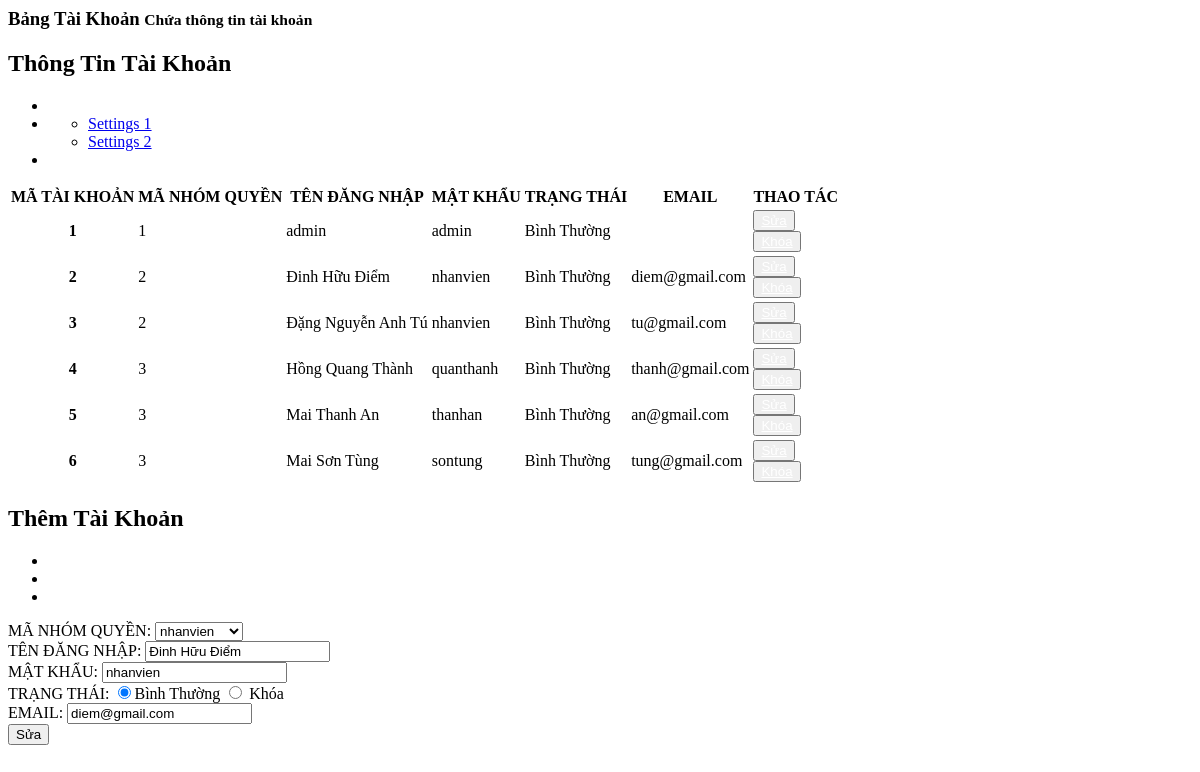
/admin/dashboard/manage_account.php?updatetk=2, run on the app's committed database.
### tables this page shows
CREATE TABLE `taikhoan` (
  `MA_TK` int(10) UNSIGNED NOT NULL,
  `MA_GROUP_QUYEN` int(10) UNSIGNED DEFAULT NULL,
  `TEN_DANG_NHAP` varchar(50) NOT NULL,
  `MAT_KHAU` varchar(500) NOT NULL,
  `STATUS` int(1) NOT NULL DEFAULT 1,
  `EMAIL` varchar(50) NOT NULL
);

CREATE TABLE `groupquyen` (
  `MA_GROUP_QUYEN` int(10) UNSIGNED NOT NULL,
  `TEN_GROUP_QUYEN` varchar(20) NOT NULL
);

### admin/dashboard/manage_account.php (the view, shortened to what this page needs)
<?php
$action_permission = "./action/add_account.php";
$displayupdate = 'none';
$displayblock = 'block';
$MA_TK = "";
$MA_GQ = "";
$TEN_DN = "";
$MK = "";
$EMAIL = "";
$TEN_GQ = "";
if (isset($_GET['updatetk'])) {
  $displayupdate = 'block';
  $id_ma_tk = $_GET['updatetk'];
  $showAccount = "SELECT * FROM taikhoan WHERE MA_TK = '$id_ma_tk'";
  $data1 = mysqli_fetch_assoc(mysqli_query($connect, $showAccount));
  $MA_TK = $data1['MA_TK'];
  $MA_GQ = $data1['MA_GROUP_QUYEN'];
  $TEN_DN = $data1['TEN_DANG_NHAP'];
  $MK = $data1['MAT_KHAU'];
  $EMAIL = $data1['EMAIL'];
  $showPermission = "SELECT * FROM groupquyen WHERE MA_GROUP_QUYEN='$MA_GQ'";
  $data = mysqli_fetch_assoc(mysqli_query($connect, $showPermission));
  $TEN_GQ = $data['TEN_GROUP_QUYEN'];
  $action_permission = "./action/update_account.php";
}
?>
<div class="right_col" role="main">
  <div class="">
    <div class="page-title">
      <div class="title_left">
        <h3>Bảng Tài Khoản <small>Chứa thông tin tài khoản</small></h3>
      </div>
    </div>
    <div class="row">
      <div class="col-md-8 col-sm-6 col-xs-12">
        <div class="x_panel">
          <div class="x_title">
            <h2>Thông Tin Tài Khoản </h2>
            <ul class="nav navbar-right panel_toolbox">
              <li><a class="collapse-link"><i class="fa fa-chevron-up"></i></a>
              </li>
              <li class="dropdown">
                <ul class="dropdown-menu" role="menu">
                  <li><a href="#">Settings 1</a>
                  </li>
                  <li><a href="#">Settings 2</a>
                  </li>
                </ul>
              </li>
              <li><a class="close-link"><i class="fa fa-close"></i></a>
              </li>
            </ul>
          </div>
          <div class="x_content" style="overflow: auto;">
            <table class="table table-striped">
              <thead>
                <tr>
                  <th>MÃ TÀI KHOẢN</th>
                  <th>MÃ NHÓM QUYỀN</th>
                  <th>TÊN ĐĂNG NHẬP</th>
                  <th>MẬT KHẨU</th>
                  <th>TRẠNG THÁI</th>
                  <th>EMAIL</th>
                  <th>THAO TÁC</th>
                </tr>
              </thead>
              <tbody>
                <?php
                $getAccount = "SELECT * FROM taikhoan";
                $Accounts = mysqli_query($connect, $getAccount);
                while ($Account = mysqli_fetch_array($Accounts)) {
                  if($Account['STATUS']=='1'){
                    $trangthai="Bình Thường";
                    $displayblock = 'block';
                  } else {
                    $trangthai = "Đã Khóa";
                    $displayunblock = 'block';
                    $displayblock = 'none';
                  }
                ?>
                  <tr>
                    <th scope="row"><?php echo $Account['MA_TK']  ?></th>
                    <td><?php echo $Account['MA_GROUP_QUYEN'] ?></td>
                    <td><?php echo $Account['TEN_DANG_NHAP'] ?></td>
                    <td><?php echo $Account['MAT_KHAU'] ?></td>
                    <td><?php echo $trangthai ?></td>
                    <td><?php echo $Account['EMAIL'] ?></td>
                    <td>
                      <button id="open-update-PN" type="button" class="btn btn-warning" onclick=''><a style="color: white;" href="index.php?manage=accounts&updatetk=<?php echo $Account['MA_TK'] ?>">Sửa</a></button>
                      <button type="submit" style="display:<?php echo $displayblock ?>" class="btn btn-success">
                        <a style="color: white;" href="index.php?manage=accounts&blockstt=<?php echo $Account['STATUS']?>&matk=<?php echo $Account['MA_TK'] ?>">Khóa</a>
                      </button>
                    </td>
                  </tr>
                <?php
                }
                ?>
              </tbody>
            </table>
          </div>
        </div>
      </div>
      <div class="col-md-4 col-sm-6 col-xs-12">
        <div class="x_panel">
          <div class="x_title">
            <h2>Thêm Tài Khoản</h2>
            <ul class="nav navbar-right panel_toolbox">
              <li><a class="collapse-link"><i class="fa fa-chevron-up"></i></a>
              </li>
              <li class="dropdown">
              </li>
              <li><a class="close-link"><i class="fa fa-close"></i></a>
              </li>
            </ul>
          </div>
          <div class="x_content">
            <form action="<?php echo $action_permission ?>" method="get" id='form-account' >
              <div class="form-group">
                <div class="form-group">
                  <label for="manhomquyen">MÃ NHÓM QUYỀN:</label>
                  <select class="form-control" id="manhomquyen" name="manhomquyen">
                    <option value="<?php echo  $MA_GQ ?>" selected><?php echo  $TEN_GQ ?></option>
                  </select>
                </div>
                <div class="form-group">
                  <label for="tendn">TÊN ĐĂNG NHẬP:</label>
                  <input type="text" class="form-control" id="tendn" placeholder="Nhập mã tài khoản" name="tendn" value="<?php echo  $TEN_DN ?>" require>
                </div>
                <div class="form-group">
                  <label for="mk">MẬT KHẨU:</label>
                  <input type="text" class="form-control" id="mk" placeholder="Nhập mã tài khoản" name="mk" value="<?php echo  $MK ?>" require>
                </div>
                <div class="form-group row">
                  <label for="trangthai">TRẠNG THÁI:</label>
                  <?php
                    $checked="";
                    $unchecked="";
                    $gettt = mysqli_query($connect, "SELECT STATUS from taikhoan WHERE MA_TK='$MA_TK'");
                    if ($gettt->num_rows > 0) {
                      while ($row = $gettt->fetch_assoc()) {
                        if ($row["STATUS"] == '1') {
                          $checked="checked" ;
                          $unchecked="";
                        } else if ($row["STATUS"] == '0') {
                          $unchecked="checked";
                          $checked="";
                        }
                      }
                    }
                  ?>
                  <input type="radio" <?php echo $checked;?> class="form-control" id="trangthai" name="trangthai" value="1" require>Bình Thường
                  <input type="radio" <?php echo $unchecked;?> class="form-control" id="trangthai" name="trangthai" value="0" require> Khóa
                </div>
                <div class="form-group">
                  <label for="email">EMAIL:</label>
                  <input type="text" class="form-control" id="email" placeholder="Nhập mã tài khoản" name="email" value="<?php echo  $EMAIL ?>" require>
                </div>
                <div id="button-update-PN" style="display:<?php echo $displayupdate ?>">
                  <button type="submit" class="btn btn-warning">Sửa</button>
                </div>
            </form>
          </div>
        </div>
      </div>
    </div>
  </div>
</div>

### data on the page
taikhoan: MA_TK "1", MA_GROUP_QUYEN "1", TEN_DANG_NHAP "admin", MAT_KHAU "admin", STATUS "Bình Thường"
taikhoan: MA_TK "2", MA_GROUP_QUYEN "2", TEN_DANG_NHAP "Đinh Hữu Điểm", MAT_KHAU "nhanvien", STATUS "Bình Thường", EMAIL "diem@gmail.com", tendn "Đinh Hữu Điểm", mk "nhanvien", email "diem@gmail.com"
taikhoan: MA_TK "3", MA_GROUP_QUYEN "2", TEN_DANG_NHAP "Đặng Nguyễn Anh Tú", MAT_KHAU "nhanvien", STATUS "Bình Thường", EMAIL "tu@gmail.com"
taikhoan: MA_TK "4", MA_GROUP_QUYEN "3", TEN_DANG_NHAP "Hồng Quang Thành", MAT_KHAU "quanthanh", STATUS "Bình Thường", EMAIL "thanh@gmail.com"
taikhoan: MA_TK "5", MA_GROUP_QUYEN "3", TEN_DANG_NHAP "Mai Thanh An", MAT_KHAU "thanhan", STATUS "Bình Thường", EMAIL "an@gmail.com"
taikhoan: MA_TK "6", MA_GROUP_QUYEN "3", TEN_DANG_NHAP "Mai Sơn Tùng", MAT_KHAU "sontung", STATUS "Bình Thường", EMAIL "tung@gmail.com"
groupquyen: manhomquyen "nhanvien"
